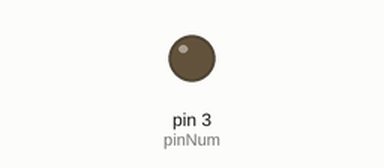
The sketch below on a simulated Arduino Uno, built with avr-gcc and run on an emulated ATmega328P. On the bench: output pins drawn as LEDs (lit = HIGH).

Above: at 1.2 s.
At 28.4 s:
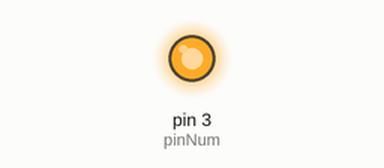
Timing chart, 0 to 29.9 s (numbered marks = the images above):
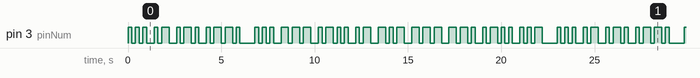

The sketch:

04-morse_code.ino
```cpp
int pinNum = 3;

void setup() {
  pinMode(pinNum, OUTPUT);
  Serial.begin(9600);
}

int morseShort = 200;
int morseLong = 400;
int lowV = 200;

void Letter(char letter);
void Morse(int arr[], int num);

char sentence[] = "sarp solakoglu";
int n = sizeof(sentence) / sizeof(sentence[0]);

void loop() {

  for(int i=0; i<n; i++) {
    Letter(sentence[i]);
    delay(lowV);
  }


}

void Letter(char letter)
{
  letter = toUpperCase(letter);
  printf("%c", letter);
  int* arr;
  switch (letter)
  {
    case 'A':
      arr = calloc(2, sizeof(int));
      arr[0] = 0;
      arr[1] = 1;
      Morse(arr, 2);
      free(arr);
      break;
    case 'B':
      arr = calloc(4, sizeof(int));
      arr[0] = 1;
      arr[1] = 0;
      arr[2] = 0;
      arr[3] = 0;
      Morse(arr, 4);
      free(arr);
      break;
    case 'C':
      arr = calloc(4, sizeof(int));
      arr[0] = 1;
      arr[1] = 0;
      arr[2] = 1;
      arr[3] = 0;
      Morse(arr, 4);
      free(arr);
      break;
    case 'D':
      arr = calloc(3, sizeof(int));
      arr[0] = 1;
      arr[1] = 0;
      arr[2] = 0;
      Morse(arr, 3);
      free(arr);
      break;
    case 'E':
      arr = calloc(1, sizeof(int));
      arr[0] = 1;
      Morse(arr, 1);
      free(arr);
      break;
    case 'F':
      arr = calloc(4, sizeof(int));
      arr[0] = 0;
      arr[1] = 0;
      arr[2] = 1;
      arr[3] = 0;
      Morse(arr, 4);
      free(arr);
      break;
    case 'G':
      arr = calloc(3, sizeof(int));
      arr[0] = 1;
      arr[1] = 1;
      arr[2] = 0;
      Morse(arr, 3);
      free(arr);
      break;
    case 'H':
      arr = calloc(4, sizeof(int));
      arr[0] = 0;
      arr[1] = 0;
      arr[2] = 0;
      arr[3] = 0;
      Morse(arr, 4);
      free(arr);
      break;
    case 'I':
      arr = calloc(2, sizeof(int));
      arr[0] = 0;
      arr[1] = 0;
      Morse(arr, 2);
      free(arr);
      break;
    case 'J':
      arr = calloc(4, sizeof(int));
      arr[0] = 0;
      arr[1] = 1;
      arr[2] = 1;
      arr[3] = 1;
      Morse(arr, 4);
      free(arr);
      break;
    case 'K':
      arr = calloc(3, sizeof(int));
      arr[0] = 1;
      arr[1] = 0;
      arr[2] = 1;
      Morse(arr, 3);
      free(arr);
      break;
    case 'L':
      arr = calloc(4, sizeof(int));
      arr[0] = 0;
      arr[1] = 1;
      arr[2] = 0;
      arr[3] = 0;
      Morse(arr, 4);
      free(arr);
      break;
    case 'M':
      arr = calloc(2, sizeof(int));
      arr[0] = 1;
      arr[1] = 1;
      Morse(arr, 2);
      free(arr);
      break;
    case 'N':
      arr = calloc(2, sizeof(int));
      arr[0] = 1;
      arr[1] = 0;
      Morse(arr, 2);
      free(arr);
      break;
    case 'O':
      arr = calloc(3, sizeof(int));
      arr[0] = 1;
      arr[1] = 1;
      arr[2] = 1;
      Morse(arr, 3);
      free(arr);
      break;
    case 'P':
      arr = calloc(4, sizeof(int));
      arr[0] = 0;
      arr[1] = 1;
      arr[2] = 1;
      arr[3] = 0;
      Morse(arr, 4);
      free(arr);
      break;
    case 'Q':
      arr = calloc(4, sizeof(int));
      arr[0] = 1;
      arr[1] = 1;
      arr[2] = 0;
      arr[3] = 1;
      Morse(arr, 4);
      free(arr);
      break;
    case 'R':
      arr = calloc(3, sizeof(int));
      arr[0] = 0;
      arr[1] = 1;
      arr[2] = 0;
      Morse(arr, 3);
      free(arr);
      break;
    case 'S':
      arr = calloc(3, sizeof(int));
      arr[0] = 0;
      arr[1] = 0;
      arr[2] = 0;
      Morse(arr, 3);
      free(arr);
      break;
    case 'T':
      arr = calloc(1, sizeof(int));
      arr[0] = 1;
      Morse(arr, 1);
      free(arr);
      break;
    case 'U':
      arr = calloc(3, sizeof(int));
      arr[0] = 0;
      arr[1] = 0;
      arr[2] = 1;
      Morse(arr, 3);
      free(arr);
      break;
    case 'V':
      arr = calloc(4, sizeof(int));
      arr[0] = 0;
      arr[1] = 0;
      arr[2] = 0;
      arr[3] = 1;
      Morse(arr, 4);
      free(arr);
      break;
    case 'W':
      arr = calloc(3, sizeof(int));
      arr[0] = 0;
      arr[1] = 1;
      arr[2] = 1;
      Morse(arr, 3);
      free(arr);
      break;
    case 'X':
      arr = calloc(4, sizeof(int));
      arr[0] = 1;
      arr[1] = 0;
      arr[2] = 0;
      arr[3] = 1;
      Morse(arr, 4);
      free(arr);
      break;
    case 'Y':
      arr = calloc(4, sizeof(int));
      arr[0] = 1;
      arr[1] = 0;
      arr[2] = 1;
      arr[3] = 1;
      Morse(arr, 4);
      free(arr);
      break;
    case 'Z':
      arr = calloc(4, sizeof(int));
      arr[0] = 1;
      arr[1] = 1;
      arr[2] = 0;
      arr[3] = 0;
      Morse(arr, 4);
      free(arr);
      break;
    default:
      delay(lowV);
  }
}

void Morse(int arr[], int num)
{
  for(int i=0; i<num; i++)
  {
    if (arr[i] == 0)
    {
      digitalWrite(pinNum, HIGH);
      delay(morseShort);
      digitalWrite(pinNum, LOW);
      delay(lowV);
    } else
    {
      digitalWrite(pinNum, HIGH);
      delay(morseLong);
      digitalWrite(pinNum, LOW);
      delay(lowV);
    }
  }
}
```

Measured:
- by itself, pin 3 (pinNum): moves between LOW and HIGH, repeating every 23.0 s
- by itself, everything shown: repeats every 23.0 s, in 80 steps
